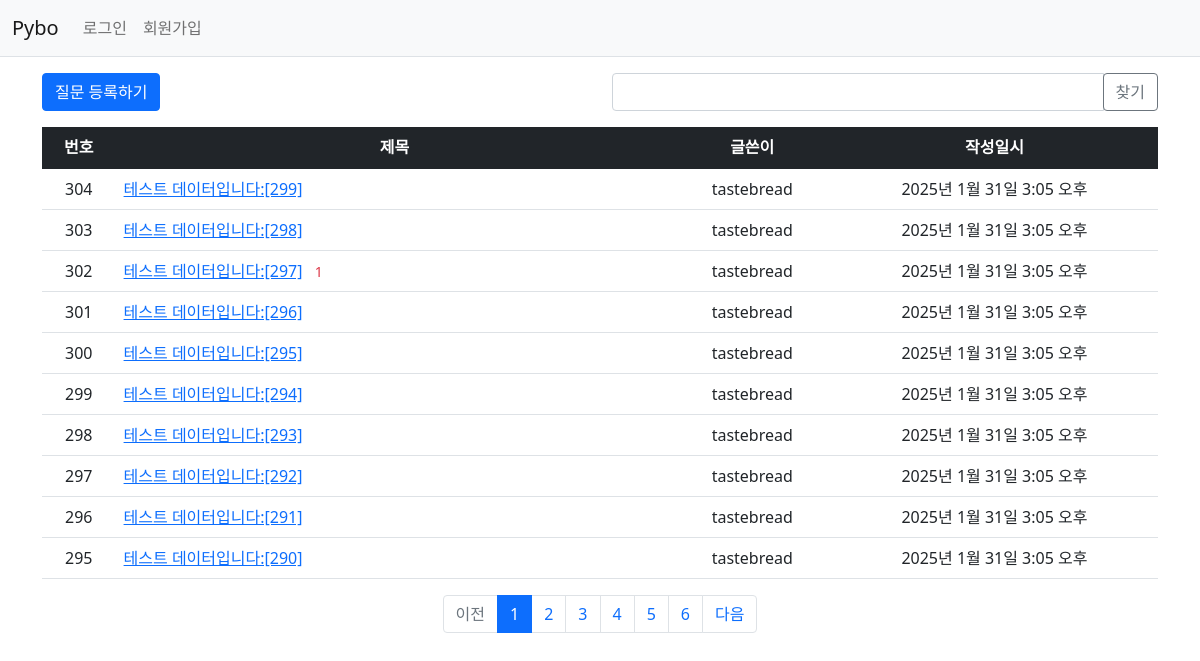
The page /pybo/ on the database as committed earlier.
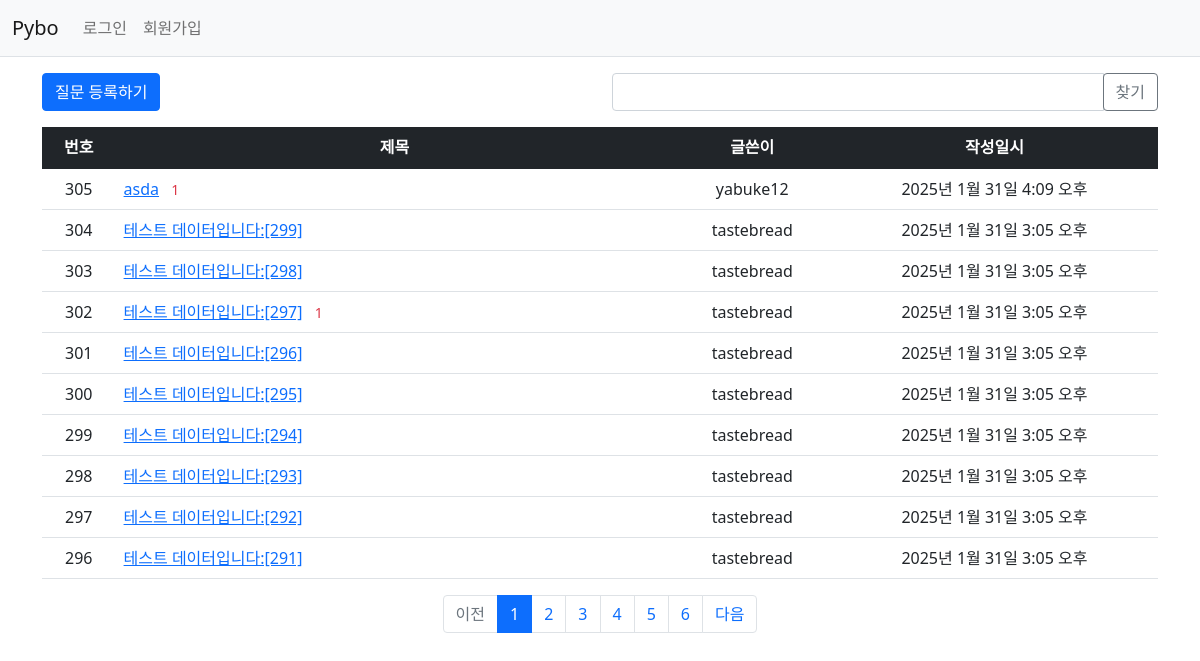
The same page on the database as committed later.
### pybo/models.py (models this page shows, shortened)
class Question(models.Model):
    author = models.ForeignKey(User, on_delete=models.CASCADE, related_name='author_question')
    subject = models.CharField(max_length=200)
    content = models.TextField()
    create_date = models.DateTimeField()
    modify_date = models.DateTimeField(null=True, blank=True)
    voter = models.ManyToManyField(User, related_name='voter_question')

### pybo/views/base_views.py (the view, shortened to what this page needs)
# urls.py: path('', base_views.index, name='index'),  # '/' 에 해당되는 path
def index(request):
    page = request.GET.get('page', '1')  # 페이지
    kw = request.GET.get('kw', '') #검색어
    question_list = Question.objects.order_by('-create_date')
    paginator = Paginator(question_list, 10)  # 페이지당 10개씩 보여주기
    page_obj = paginator.get_page(page)
    context = {'question_list': page_obj,'page': page, 'kw':kw}
    return render(request, 'pybo/question_list.html', context)

### pybo/templatetags/pybo_filter.py (called while the page is built)
@register.filter
def sub(value, arg):
    return value - arg

### templates/pybo/question_list.html (shortened to what this page needs)
{% extends 'base.html' %}
{% load pybo_filter %}
{% block content %}
<div class="container my-3">
    <div class="row my-3">
        <div class="col-6">
            <a href="{% url 'pybo:question_create' %}" class="btn btn-primary">질문 등록하기</a>
        </div>
        <div class="col-6">
            <div class="input-group">
                <input type="text" id="serch_kw" class="form-control" value="{{ kw|default_if_none:'' }}">
                <div class="input-group-append">
                    <button class="btn btn-outline-secondary" type="button" id="btn_search">찾기</button>
                </div>
            </div>
        </div>
    </div>
    <table class="table">
        <thead>
        <tr class="text-center table-dark">
            <th>번호</th>
            <th style="width:50%">제목</th>
            <th>글쓴이</th>
            <th>작성일시</th>
        </tr>
        </thead>
        <tbody>
        {% if question_list %}
        {% for question in question_list %}
        <tr class="text-center">
            <td>
                {{ question_list.paginator.count|sub:question_list.start_index|sub:forloop.counter0|add:1 }}
            </td>
            <td class="text-start">
                <a href="{% url 'pybo:detail' question.id %}">{{ question.subject }}</a>
                {% if question.answer_set.count > 0 %}
                <span class="text-danger small mx-2">{{ question.answer_set.count }}</span>
                {% endif %}
            </td>
            <td>{{ question.author.username }}</td>
            <td>{{ question.create_date }}</td>
        </tr>
        {% endfor %}
        {% else %}
        <tr>
            <td colspan="3">질문이 없습니다.</td>
        </tr>
        {% endif %}
        </tbody>
    </table>
    <ul class="pagination justify-content-center">
        {% if question_list.has_previous %}
        <li class="page-item">
            <a class="page-link" data-page="{{ question_list.previous_page_number }}"
            href="javascript:void(0)">이전</a>
        </li>
        {% else %}
        <li class="page-item disabled">
            <a class="page-link" tabindex="-1" aria-disabled="true" href="#">이전</a>
        </li>
        {% endif %}
        {% for page_number in question_list.paginator.page_range %}
        {% if page_number >= question_list.number|add:-5 and page_number <= question_list.number|add:5 %}
        {% if page_number == question_list.number %}
        <li class="page-item active" aria-current="page">
            <a class="page-link" data-page="{{ page_number }}"
            href="javascript:void(0)">{{ page_number }}</a>
        </li>
        {% else %}
        <li class="page-item">
            <a class="page-link" data-page="{{ page_number }}"
            href="javascript:void(0)">{{ page_number }}</a>
        </li>
        {% endif %}
        {% endif %}
        {% endfor %}
        {% if question_list.has_next %}
        <li class="page-item">
            <a class="page-link" data-page="{{ question_list.next_page_number }}"
            href="javascript:void(0)">다음</a>
        </li>
        {% else %}
        <li class="page-item disabled">
            <a class="page-link" tabindex="-1" aria-disabled="true" href="#">다음</a>
        </li>
        {% endif %}
    </ul>
</div>
{% endblock %}

Rows that differ between the two databases and show on the page:
no longer on this page (row unchanged): Question: paginator.count|sub "295", subject "테스트 데이터입니다:[290]", author.username "tastebread", create_date "2025년 1월 31일 3:05 오후"
added Question: paginator.count|sub "305", subject "asda", answer_set.count "1", author.username "yabuke12", create_date "2025년 1월 31일 4:09 오후"
